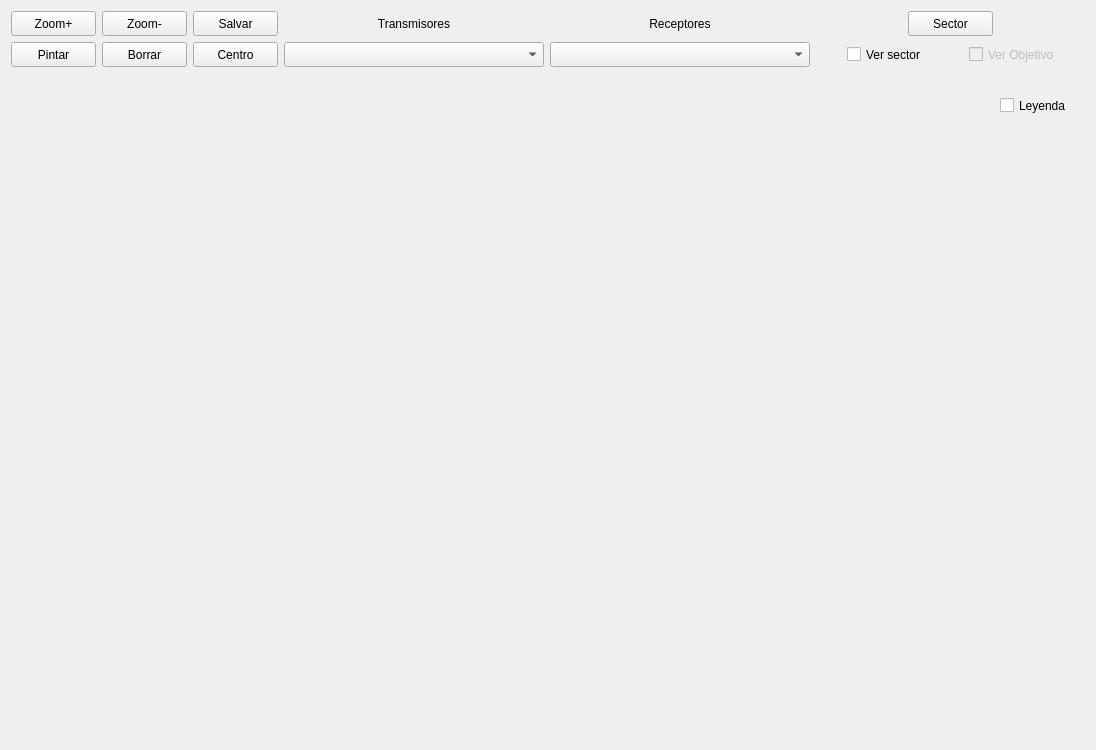
<?xml version="1.0" encoding="UTF-8"?>
<ui version="4.0">
 <class>CDVDBiestaticos</class>
 <widget class="QWidget" name="CDVDBiestaticos">
  <property name="geometry">
   <rect>
    <x>0</x>
    <y>0</y>
    <width>1096</width>
    <height>750</height>
   </rect>
  </property>
  <property name="minimumSize">
   <size>
    <width>0</width>
    <height>750</height>
   </size>
  </property>
  <property name="maximumSize">
   <size>
    <width>16777215</width>
    <height>750</height>
   </size>
  </property>
  <property name="windowTitle">
   <string>Form</string>
  </property>
  <layout class="QGridLayout" name="gridLayout_2">
   <item row="0" column="0">
    <layout class="QGridLayout" name="gridLayout">
     <item row="0" column="0">
      <widget class="QPushButton" name="pB_Zoommas">
       <property name="minimumSize">
        <size>
         <width>85</width>
         <height>25</height>
        </size>
       </property>
       <property name="maximumSize">
        <size>
         <width>85</width>
         <height>25</height>
        </size>
       </property>
       <property name="text">
        <string>Zoom+</string>
       </property>
      </widget>
     </item>
     <item row="0" column="1">
      <widget class="QPushButton" name="pB_Zoommenos">
       <property name="minimumSize">
        <size>
         <width>85</width>
         <height>25</height>
        </size>
       </property>
       <property name="maximumSize">
        <size>
         <width>85</width>
         <height>25</height>
        </size>
       </property>
       <property name="text">
        <string>Zoom-</string>
       </property>
      </widget>
     </item>
     <item row="0" column="2">
      <widget class="QPushButton" name="pB_Salvar">
       <property name="minimumSize">
        <size>
         <width>85</width>
         <height>25</height>
        </size>
       </property>
       <property name="maximumSize">
        <size>
         <width>85</width>
         <height>25</height>
        </size>
       </property>
       <property name="text">
        <string>Salvar</string>
       </property>
      </widget>
     </item>
     <item row="1" column="0">
      <widget class="QPushButton" name="pB_Pintar">
       <property name="minimumSize">
        <size>
         <width>85</width>
         <height>25</height>
        </size>
       </property>
       <property name="maximumSize">
        <size>
         <width>85</width>
         <height>25</height>
        </size>
       </property>
       <property name="text">
        <string>Pintar</string>
       </property>
      </widget>
     </item>
     <item row="1" column="1">
      <widget class="QPushButton" name="pB_Borrar">
       <property name="minimumSize">
        <size>
         <width>85</width>
         <height>25</height>
        </size>
       </property>
       <property name="maximumSize">
        <size>
         <width>85</width>
         <height>25</height>
        </size>
       </property>
       <property name="text">
        <string>Borrar</string>
       </property>
      </widget>
     </item>
     <item row="1" column="2">
      <widget class="QPushButton" name="pB_Centro">
       <property name="minimumSize">
        <size>
         <width>85</width>
         <height>25</height>
        </size>
       </property>
       <property name="maximumSize">
        <size>
         <width>85</width>
         <height>25</height>
        </size>
       </property>
       <property name="text">
        <string>Centro</string>
       </property>
      </widget>
     </item>
    </layout>
   </item>
   <item row="0" column="1">
    <layout class="QVBoxLayout" name="verticalLayout">
     <property name="spacing">
      <number>6</number>
     </property>
     <item>
      <widget class="QLabel" name="labelT">
       <property name="minimumSize">
        <size>
         <width>260</width>
         <height>25</height>
        </size>
       </property>
       <property name="maximumSize">
        <size>
         <width>260</width>
         <height>25</height>
        </size>
       </property>
       <property name="text">
        <string>Transmisores</string>
       </property>
       <property name="alignment">
        <set>Qt::AlignCenter</set>
       </property>
      </widget>
     </item>
     <item>
      <widget class="QComboBox" name="cB_Transmisor">
       <property name="minimumSize">
        <size>
         <width>260</width>
         <height>25</height>
        </size>
       </property>
       <property name="maximumSize">
        <size>
         <width>260</width>
         <height>25</height>
        </size>
       </property>
      </widget>
     </item>
    </layout>
   </item>
   <item row="0" column="2">
    <layout class="QVBoxLayout" name="verticalLayout_2">
     <item>
      <widget class="QLabel" name="label_2">
       <property name="minimumSize">
        <size>
         <width>260</width>
         <height>25</height>
        </size>
       </property>
       <property name="maximumSize">
        <size>
         <width>260</width>
         <height>25</height>
        </size>
       </property>
       <property name="text">
        <string>Receptores</string>
       </property>
       <property name="alignment">
        <set>Qt::AlignCenter</set>
       </property>
      </widget>
     </item>
     <item>
      <widget class="QComboBox" name="cB_Receptores">
       <property name="minimumSize">
        <size>
         <width>260</width>
         <height>25</height>
        </size>
       </property>
       <property name="maximumSize">
        <size>
         <width>260</width>
         <height>25</height>
        </size>
       </property>
      </widget>
     </item>
    </layout>
   </item>
   <item row="0" column="3" colspan="2">
    <layout class="QVBoxLayout" name="verticalLayout_3">
     <item>
      <layout class="QHBoxLayout" name="horizontalLayout_2">
       <item>
        <spacer name="horizontalSpacer_2">
         <property name="orientation">
          <enum>Qt::Horizontal</enum>
         </property>
         <property name="sizeHint" stdset="0">
          <size>
           <width>40</width>
           <height>20</height>
          </size>
         </property>
        </spacer>
       </item>
       <item>
        <widget class="QPushButton" name="pB_Sector">
         <property name="minimumSize">
          <size>
           <width>85</width>
           <height>25</height>
          </size>
         </property>
         <property name="maximumSize">
          <size>
           <width>85</width>
           <height>25</height>
          </size>
         </property>
         <property name="text">
          <string>Sector</string>
         </property>
        </widget>
       </item>
       <item>
        <spacer name="horizontalSpacer">
         <property name="orientation">
          <enum>Qt::Horizontal</enum>
         </property>
         <property name="sizeHint" stdset="0">
          <size>
           <width>40</width>
           <height>20</height>
          </size>
         </property>
        </spacer>
       </item>
      </layout>
     </item>
     <item>
      <layout class="QHBoxLayout" name="horizontalLayout">
       <item>
        <widget class="QCheckBox" name="chB_VerSector">
         <property name="minimumSize">
          <size>
           <width>85</width>
           <height>25</height>
          </size>
         </property>
         <property name="maximumSize">
          <size>
           <width>85</width>
           <height>25</height>
          </size>
         </property>
         <property name="text">
          <string>Ver sector</string>
         </property>
        </widget>
       </item>
       <item>
        <widget class="QCheckBox" name="chB_VerObjetivo">
         <property name="enabled">
          <bool>false</bool>
         </property>
         <property name="maximumSize">
          <size>
           <width>85</width>
           <height>25</height>
          </size>
         </property>
         <property name="text">
          <string>Ver Objetivo</string>
         </property>
        </widget>
       </item>
      </layout>
     </item>
    </layout>
   </item>
   <item row="1" column="0" rowspan="2" colspan="4">
    <layout class="QHBoxLayout" name="horizontalLayout_3">
     <item>
      <spacer name="horizontalSpacer_5">
       <property name="orientation">
        <enum>Qt::Horizontal</enum>
       </property>
       <property name="sizeHint" stdset="0">
        <size>
         <width>40</width>
         <height>20</height>
        </size>
       </property>
      </spacer>
     </item>
     <item>
      <widget class="QCustomPlot" name="widget" native="true">
       <property name="minimumSize">
        <size>
         <width>800</width>
         <height>600</height>
        </size>
       </property>
       <property name="maximumSize">
        <size>
         <width>800</width>
         <height>600</height>
        </size>
       </property>
      </widget>
     </item>
     <item>
      <spacer name="horizontalSpacer_6">
       <property name="orientation">
        <enum>Qt::Horizontal</enum>
       </property>
       <property name="sizeHint" stdset="0">
        <size>
         <width>40</width>
         <height>20</height>
        </size>
       </property>
      </spacer>
     </item>
    </layout>
   </item>
   <item row="1" column="4">
    <layout class="QVBoxLayout" name="verticalLayout_4">
     <item>
      <widget class="QLabel" name="label">
       <property name="text">
        <string/>
       </property>
      </widget>
     </item>
     <item>
      <widget class="QCheckBox" name="chB_Leyenda">
       <property name="minimumSize">
        <size>
         <width>85</width>
         <height>25</height>
        </size>
       </property>
       <property name="maximumSize">
        <size>
         <width>85</width>
         <height>25</height>
        </size>
       </property>
       <property name="text">
        <string>Leyenda</string>
       </property>
      </widget>
     </item>
    </layout>
   </item>
   <item row="2" column="4">
    <spacer name="verticalSpacer">
     <property name="orientation">
      <enum>Qt::Vertical</enum>
     </property>
     <property name="sizeHint" stdset="0">
      <size>
       <width>20</width>
       <height>609</height>
      </size>
     </property>
    </spacer>
   </item>
  </layout>
 </widget>
 <customwidgets>
  <customwidget>
   <class>QCustomPlot</class>
   <extends>QWidget</extends>
   <header location="global">qcustomplot.h</header>
   <container>1</container>
  </customwidget>
 </customwidgets>
 <resources/>
 <connections/>
</ui>
